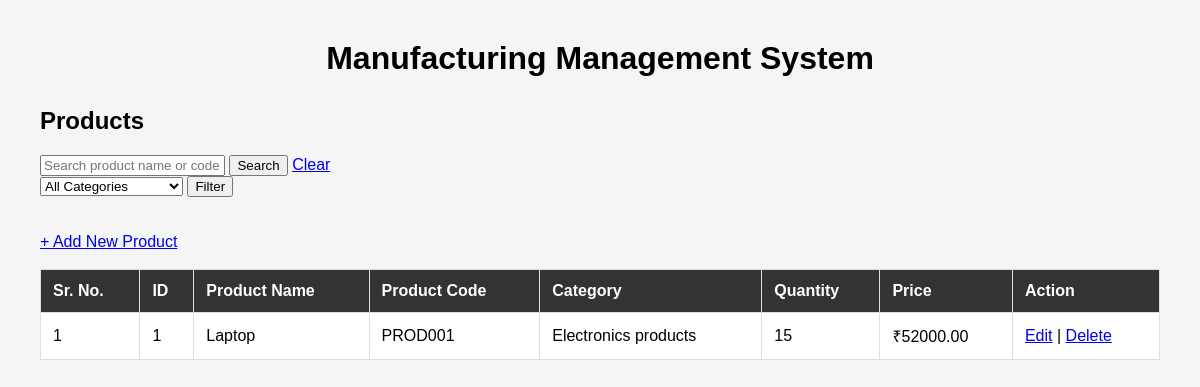
Page /api/products-page/ on the committed database.
### manufacturing/models.py (models this page shows, shortened)
class Product(models.Model):
    name = models.CharField(max_length=100)
    product_code = models.CharField(max_length=50, unique=True)
    category = models.ForeignKey(
    Category,
    on_delete=models.CASCADE,
    null=True,
    blank=True
)
    quantity = models.IntegerField(default=0)
    price = models.DecimalField(max_digits=10, decimal_places=2)
    created_at = models.DateTimeField(auto_now_add=True)

class Category(models.Model):
    name = models.CharField(max_length=100, unique=True)

### manufacturing/views.py (the view)
# urls.py: path('products-page/', views.product_page, name='product_page'),
def product_page(request):
    search = request.GET.get('search', '')
    selected_category = request.GET.get('category', '')
    products = Product.objects.all()
    if search:
        products = products.filter(
            name__icontains=search
        ) | products.filter(
            product_code__icontains=search
        )
    if selected_category:
        products = products.filter(category_id=selected_category)
    categories = Category.objects.all()
    return render(request, 'products.html', {
        'products': products,
        'search': search,
        'categories': categories,
        'selected_category': selected_category
    })

### manufacturing/templates/products.html (shortened to what this page needs)
<!DOCTYPE html>
<html>
<head>
</head>
<body>
    <h1>Manufacturing Management System</h1>
    <h2>Products</h2>
    <form method="GET">
    <input
        type="text"
        name="search"
        placeholder="Search product name or code"
        value="{{ search }}"
    >
    <button type="submit">Search</button>
    <a href="{% url 'product_page' %}">Clear</a>
</form>
<form method="GET">
    <select name="category">
        <option value="">All Categories</option>
    </select>
    <button type="submit">Filter</button>
</form>
<br>
<br>
    <a href="{% url 'add_product' %}">+ Add New Product</a>
<br><br>
    <table>
        <tr>
            <th>Sr. No.</th>
            <th>ID</th>
            <th>Product Name</th>
            <th>Product Code</th>
            <th>Category</th>
            <th>Quantity</th>
            <th>Price</th>
            <th>Action</th>
        </tr>
        {% for product in products %}
        <tr>
            <td>{{ forloop.counter }}</td>
            <td>{{ product.id }}</td>
            <td>{{ product.name }}</td>
            <td>{{ product.product_code }}</td>
            <td>{{ product.category.name }}</td>
            <td>{{ product.quantity }}</td>
            <td>₹{{ product.price }}</td>
           <td>
              <a href="{% url 'edit_product' product.id %}">Edit</a>
             |
             <a href="{% url 'delete_product' product.id %}"
   onclick="return confirm('Are you sure you want to delete this product?');">
    Delete
</a>
          </td>
        </tr>
        {% endfor %}
    </table>
</body>
</html>

### manufacturing/templates/products.html (style rules this page uses)
body { font-family: Arial, sans-serif; margin: 40px; background: #f5f5f5; }
h1 { text-align: center; }
h2 { margin-top: 30px; }
table { width: 100%; background: white; border-collapse: collapse; }
th { background: #333; color: white; }
th, td { padding: 12px; text-align: left; border: 1px solid #ddd; }

### rows in the picture
Product: id "1", name "Laptop", product_code "PROD001", category.name "Electronics products", quantity "15", price "52000.00"
